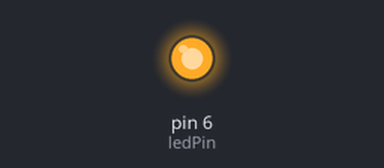
A sketch run on a simulated Arduino Uno, built with avr-gcc and run on an emulated ATmega328P. On the bench: output pins drawn as LEDs (lit = HIGH).

Above: at 0.5 s.
At 5.0 s:
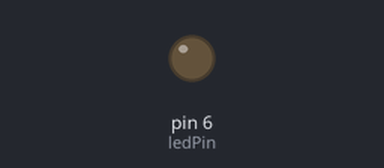
Timing chart, 0 to 6.9 s (numbered marks = the images above):
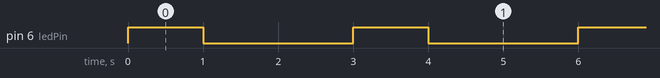

The sketch:

exercise1.ino
```cpp
/*
 * Exercise 1: Working with the LED
 *
 * Program that turns an LED on for one second, then off for two seconds, repeatedly.
 */

int ledPin = 6; // address of external LED (connected to digital pin 6)

void setup() {
  // initialize digital pin 6 as an output
  pinMode(ledPin, OUTPUT);
}

void loop() {
  digitalWrite(ledPin, HIGH);   // turn the LED on (HIGH is the voltage level)
  delay(1000);                       // wait for one second
  digitalWrite(ledPin, LOW);    // turn the LED off by making the voltage LOW
  delay(2000);                       // wait for two seconds
}
```

Measured:
- by itself, pin 6 (ledPin): alternates HIGH for 1.0 s and LOW for 2.0 s
